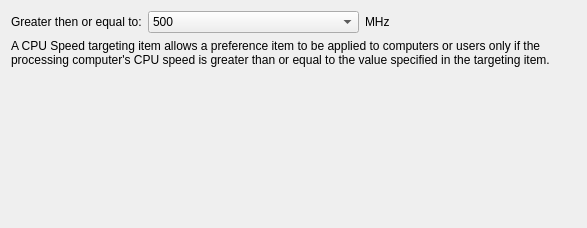
<?xml version="1.0" encoding="UTF-8"?>
<ui version="4.0">
 <class>CPUSpeedWidget</class>
 <widget class="QWidget" name="CPUSpeedWidget">
  <property name="geometry">
   <rect>
    <x>0</x>
    <y>0</y>
    <width>587</width>
    <height>228</height>
   </rect>
  </property>
  <property name="sizePolicy">
   <sizepolicy hsizetype="Preferred" vsizetype="Preferred">
    <horstretch>0</horstretch>
    <verstretch>0</verstretch>
   </sizepolicy>
  </property>
  <property name="windowTitle">
   <string>Form</string>
  </property>
  <layout class="QGridLayout" name="gridLayout">
   <item row="1" column="0" colspan="3">
    <widget class="QLabel" name="label">
     <property name="text">
      <string>A CPU Speed targeting item allows a preference item to be applied to computers or users only if the processing computer's CPU speed is greater than or equal to the value specified in the targeting item.</string>
     </property>
     <property name="wordWrap">
      <bool>true</bool>
     </property>
    </widget>
   </item>
   <item row="0" column="2">
    <widget class="QLabel" name="mhzLabel">
     <property name="text">
      <string>MHz</string>
     </property>
    </widget>
   </item>
   <item row="2" column="0" colspan="3">
    <spacer name="verticalSpacer">
     <property name="orientation">
      <enum>Qt::Vertical</enum>
     </property>
     <property name="sizeHint" stdset="0">
      <size>
       <width>558</width>
       <height>137</height>
      </size>
     </property>
    </spacer>
   </item>
   <item row="0" column="1">
    <widget class="QComboBox" name="mhzComboBox">
     <item>
      <property name="text">
       <string>500</string>
      </property>
     </item>
     <item>
      <property name="text">
       <string>1000</string>
      </property>
     </item>
     <item>
      <property name="text">
       <string>2000</string>
      </property>
     </item>
     <item>
      <property name="text">
       <string>3000</string>
      </property>
     </item>
     <item>
      <property name="text">
       <string>4000</string>
      </property>
     </item>
     <item>
      <property name="text">
       <string>5000</string>
      </property>
     </item>
     <item>
      <property name="text">
       <string>6000</string>
      </property>
     </item>
     <item>
      <property name="text">
       <string>7000</string>
      </property>
     </item>
    </widget>
   </item>
   <item row="0" column="0">
    <widget class="QLabel" name="equalLabel">
     <property name="sizePolicy">
      <sizepolicy hsizetype="Maximum" vsizetype="Preferred">
       <horstretch>0</horstretch>
       <verstretch>0</verstretch>
      </sizepolicy>
     </property>
     <property name="text">
      <string>Greater then or equal to:</string>
     </property>
     <property name="buddy">
      <cstring>mhzComboBox</cstring>
     </property>
    </widget>
   </item>
  </layout>
 </widget>
 <resources/>
 <connections/>
</ui>
